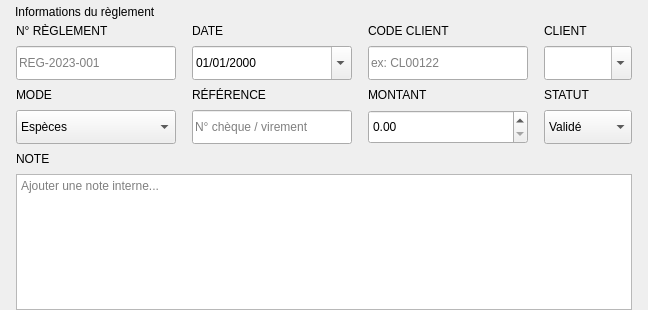
    <widget class="QFrame" name="InformationFrame">
     <property name="maximumSize">
      <size>
       <width>16777215</width>
       <height>310</height>
      </size>
     </property>
     <property name="class" stdset="0">
      <string>card</string>
     </property>
     <layout class="QVBoxLayout" name="informationLayout">
      <property name="spacing">
       <number>0</number>
      </property>
      <property name="leftMargin">
       <number>0</number>
      </property>
      <property name="topMargin">
       <number>0</number>
      </property>
      <property name="rightMargin">
       <number>0</number>
      </property>
      <property name="bottomMargin">
       <number>0</number>
      </property>
      <item>
       <widget class="QFrame" name="InformationHeader">
        <property name="maximumSize">
         <size>
          <width>16777215</width>
          <height>42</height>
         </size>
        </property>
        <property name="class" stdset="0">
         <string>header</string>
        </property>
        <layout class="QHBoxLayout" name="informationHeaderLayout">
         <property name="spacing">
          <number>5</number>
         </property>
         <property name="leftMargin">
          <number>15</number>
         </property>
         <property name="topMargin">
          <number>5</number>
         </property>
         <property name="rightMargin">
          <number>15</number>
         </property>
         <property name="bottomMargin">
          <number>5</number>
         </property>
         <item>
          <widget class="QLabel" name="InformationTitle">
           <property name="text">
            <string>Informations du règlement</string>
           </property>
           <property name="class" stdset="0">
            <string>label</string>
           </property>
          </widget>
         </item>
        </layout>
       </widget>
      </item>
      <item>
       <layout class="QGridLayout" name="informationGrid">
        <property name="leftMargin">
         <number>16</number>
        </property>
        <property name="rightMargin">
         <number>16</number>
        </property>
        <property name="horizontalSpacing">
         <number>16</number>
        </property>
        <property name="verticalSpacing">
         <number>8</number>
        </property>
        <item row="0" column="0">
         <widget class="QLabel" name="NumeroLabel">
          <property name="text">
           <string>N° RÈGLEMENT</string>
          </property>
          <property name="class" stdset="0">
           <string>field-label</string>
          </property>
         </widget>
        </item>
        <item row="1" column="0">
         <widget class="QLineEdit" name="NumeroReglementEntry">
          <property name="minimumSize">
           <size>
            <width>160</width>
            <height>34</height>
           </size>
          </property>
          <property name="placeholderText">
           <string>REG-2023-001</string>
          </property>
         </widget>
        </item>
        <item row="0" column="1">
         <widget class="QLabel" name="DateLabel">
          <property name="text">
           <string>DATE</string>
          </property>
          <property name="class" stdset="0">
           <string>field-label</string>
          </property>
         </widget>
        </item>
        <item row="1" column="1">
         <widget class="QDateEdit" name="DateReglementEdit">
          <property name="sizePolicy">
           <sizepolicy hsizetype="Expanding" vsizetype="Fixed">
            <horstretch>0</horstretch>
            <verstretch>0</verstretch>
           </sizepolicy>
          </property>
          <property name="minimumSize">
           <size>
            <width>138</width>
            <height>34</height>
           </size>
          </property>
          <property name="displayFormat">
           <string>dd/MM/yyyy</string>
          </property>
          <property name="calendarPopup">
           <bool>true</bool>
          </property>
         </widget>
        </item>
        <item row="0" column="2">
         <widget class="QLabel" name="ClientCodeLabel">
          <property name="text">
           <string>CODE CLIENT</string>
          </property>
          <property name="class" stdset="0">
           <string>field-label</string>
          </property>
         </widget>
        </item>
        <item row="1" column="2">
         <widget class="QLineEdit" name="CodeClientEntry">
          <property name="minimumSize">
           <size>
            <width>160</width>
            <height>34</height>
           </size>
          </property>
          <property name="placeholderText">
           <string>ex: CL00122</string>
          </property>
         </widget>
        </item>
        <item row="0" column="3">
         <widget class="QLabel" name="ClientLabel">
          <property name="text">
           <string>CLIENT</string>
          </property>
          <property name="class" stdset="0">
           <string>field-label</string>
          </property>
         </widget>
        </item>
        <item row="1" column="3">
         <widget class="QComboBox" name="ClientComboBox">
          <property name="sizePolicy">
           <sizepolicy hsizetype="Expanding" vsizetype="Fixed">
            <horstretch>0</horstretch>
            <verstretch>0</verstretch>
           </sizepolicy>
          </property>
          <property name="minimumSize">
           <size>
            <width>88</width>
            <height>34</height>
           </size>
          </property>
          <property name="editable">
           <bool>true</bool>
          </property>
         </widget>
        </item>
        <item row="2" column="0">
         <widget class="QLabel" name="ModeLabel">
          <property name="text">
           <string>MODE</string>
          </property>
          <property name="class" stdset="0">
           <string>field-label</string>
          </property>
         </widget>
        </item>
        <item row="3" column="0">
         <widget class="QComboBox" name="ModeReglementComboBox">
          <property name="sizePolicy">
           <sizepolicy hsizetype="Expanding" vsizetype="Fixed">
            <horstretch>0</horstretch>
            <verstretch>0</verstretch>
           </sizepolicy>
          </property>
          <property name="minimumSize">
           <size>
            <width>88</width>
            <height>34</height>
           </size>
          </property>
          <item>
           <property name="text">
            <string>Espèces</string>
           </property>
          </item>
          <item>
           <property name="text">
            <string>Chèque</string>
           </property>
          </item>
          <item>
           <property name="text">
            <string>Virement</string>
           </property>
          </item>
          <item>
           <property name="text">
            <string>Carte</string>
           </property>
          </item>
         </widget>
        </item>
        <item row="2" column="1">
         <widget class="QLabel" name="ReferenceLabel">
          <property name="text">
           <string>RÉFÉRENCE</string>
          </property>
          <property name="class" stdset="0">
           <string>field-label</string>
          </property>
         </widget>
        </item>
        <item row="3" column="1">
         <widget class="QLineEdit" name="ReferenceEntry">
          <property name="minimumSize">
           <size>
            <width>160</width>
            <height>34</height>
           </size>
          </property>
          <property name="placeholderText">
           <string>N° chèque / virement</string>
          </property>
         </widget>
        </item>
        <item row="2" column="2">
         <widget class="QLabel" name="MontantLabel">
          <property name="text">
           <string>MONTANT</string>
          </property>
          <property name="class" stdset="0">
           <string>field-label</string>
          </property>
         </widget>
        </item>
        <item row="3" column="2">
         <widget class="QDoubleSpinBox" name="MontantDoubleSpinBox">
          <property name="sizePolicy">
           <sizepolicy hsizetype="Expanding" vsizetype="Fixed">
            <horstretch>0</horstretch>
            <verstretch>0</verstretch>
           </sizepolicy>
          </property>
          <property name="minimumSize">
           <size>
            <width>160</width>
            <height>34</height>
           </size>
          </property>
          <property name="decimals">
           <number>2</number>
          </property>
          <property name="maximum">
           <double>999999999.990000009536743</double>
          </property>
         </widget>
        </item>
        <item row="2" column="3">
         <widget class="QLabel" name="StatutLabel">
          <property name="text">
           <string>STATUT</string>
          </property>
          <property name="class" stdset="0">
           <string>field-label</string>
          </property>
         </widget>
        </item>
        <item row="3" column="3">
         <widget class="QComboBox" name="StatutComboBox">
          <property name="sizePolicy">
           <sizepolicy hsizetype="Expanding" vsizetype="Fixed">
            <horstretch>0</horstretch>
            <verstretch>0</verstretch>
           </sizepolicy>
          </property>
          <property name="minimumSize">
           <size>
            <width>88</width>
            <height>34</height>
           </size>
          </property>
          <item>
           <property name="text">
            <string>Validé</string>
           </property>
          </item>
          <item>
           <property name="text">
            <string>Brouillon</string>
           </property>
          </item>
          <item>
           <property name="text">
            <string>Annulé</string>
           </property>
          </item>
         </widget>
        </item>
        <item row="4" column="0" colspan="4">
         <widget class="QLabel" name="NotesLabel">
          <property name="text">
           <string>NOTE</string>
          </property>
          <property name="class" stdset="0">
           <string>field-label</string>
          </property>
         </widget>
        </item>
        <item row="5" column="0" colspan="4">
         <widget class="QTextEdit" name="NoteTextEdit">
          <property name="minimumSize">
           <size>
            <width>0</width>
            <height>70</height>
           </size>
          </property>
          <property name="placeholderText">
           <string>Ajouter une note interne...</string>
          </property>
         </widget>
        </item>
       </layout>
      </item>
     </layout>
    </widget>
